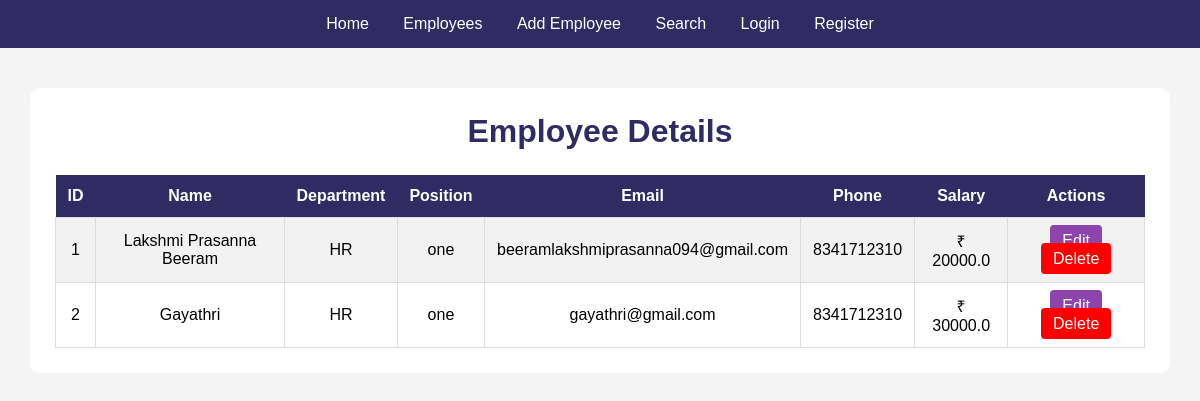
The page /employees on the database its author committed.
### tables this page shows
CREATE TABLE employees (
            id INTEGER PRIMARY KEY AUTOINCREMENT,
            name TEXT NOT NULL,
            department TEXT NOT NULL,
            position TEXT NOT NULL,
            email TEXT NOT NULL,
            phone TEXT NOT NULL,
            salary REAL NOT NULL
        );

### server.py (the view)
@app.route("/employees")
def view_employees():
    connection = get_db_connection()
    employees = connection.execute("""
        SELECT * FROM employees
        ORDER BY id
    """).fetchall()
    connection.close()
    return render_template(
        "employees.html",
        employees=employees
    )

### server.py (called while the page is built)
def get_db_connection():
    connection = sqlite3.connect("employee.db")
    connection.row_factory = sqlite3.Row
    return connection

### templates/employees.html (shortened to what this page needs)
<!DOCTYPE html>
<html lang="en">
<head>
</head>
<body>
    <nav>
        <a href="/home">Home</a>
        <a href="/employees">Employees</a>
        <a href="/addemployee">Add Employee</a>
        <a href="/search">Search</a>
        <a href="/login">Login</a>
        <a href="/register">Register</a>
    </nav>
    <div class="container">
        <h1>Employee Details</h1>
        {% if employees %}
        <table>
            <tr>
                <th>ID</th>
                <th>Name</th>
                <th>Department</th>
                <th>Position</th>
                <th>Email</th>
                <th>Phone</th>
                <th>Salary</th>
                <th>Actions</th>
            </tr>
            {% for employee in employees %}
            <tr>
                <td>{{ employee.id }}</td>
                <td>{{ employee.name }}</td>
                <td>{{ employee.department }}</td>
                <td>{{ employee.position }}</td>
                <td>{{ employee.email }}</td>
                <td>{{ employee.phone }}</td>
                <td>₹ {{ employee.salary }}</td>
                <td>
                    <a
                        class="edit"
                        href="{{ url_for('add_employee', employee_id=employee.id) }}">
                        Edit
                    </a>
                    <a
                        class="delete"
                        href="{{ url_for('delete_employee', employee_id=employee.id) }}"
                        onclick="return confirm('Are you sure you want to delete this employee?');">
                        Delete
                    </a>
                </td>
            </tr>
            {% endfor %}
        </table>
        {% else %}
            <p style="text-align:center;">
                No employees available.
            </p>
        {% endif %}
    </div>
</body>
</html>

### templates/employees.html (style rules this page uses)
* { margin: 0; padding: 0; box-sizing: border-box; }
body { font-family: Arial, sans-serif; background-color: #f4f4f4; }
nav { background-color: #302b63; padding: 15px; text-align: center; }
nav a { color: white; text-decoration: none; margin: 0 15px; }
.container { width: 95%; margin: 40px auto; background-color: white; padding: 25px; border-radius: 10px; }
h1 { text-align: center; color: #302b63; margin-bottom: 25px; }
table { width: 100%; border-collapse: collapse; }
th { background-color: #302b63; color: white; padding: 12px; }
td { padding: 12px; text-align: center; border: 1px solid #ddd; }
tr:nth-child(even) { background-color: #f2f2f2; }
.edit { background-color: #8e44ad; color: white; padding: 7px 12px; text-decoration: none; border-radius: 4px; }
.delete { background-color: red; color: white; padding: 7px 12px; text-decoration: none; border-radius: 4px; }

### rows shown on the page
employees: id "1", name "Lakshmi Prasanna Beeram", department "HR", position "one", email "beeramlakshmiprasanna094@gmail.com", phone "8341712310", salary "20000.0"
employees: id "2", name "Gayathri", department "HR", position "one", email "gayathri@gmail.com", phone "8341712310", salary "30000.0"
